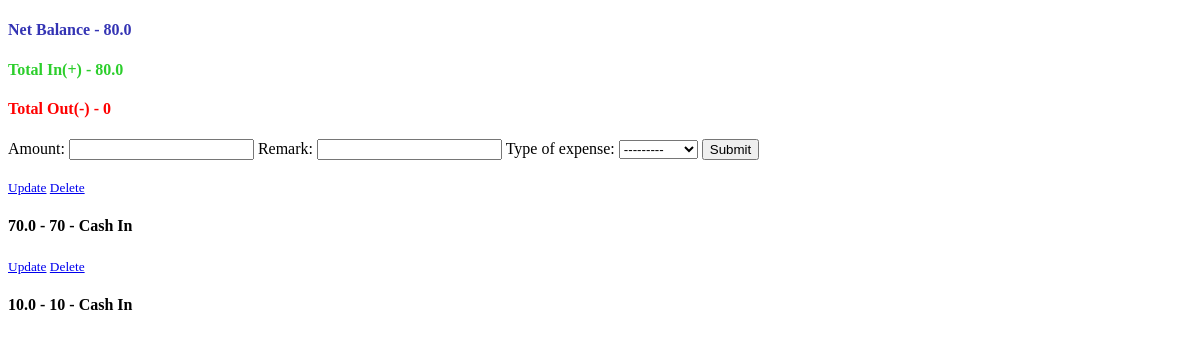
Before: /myexp/book-expenses/School Expenses (signed in) with the older database file.
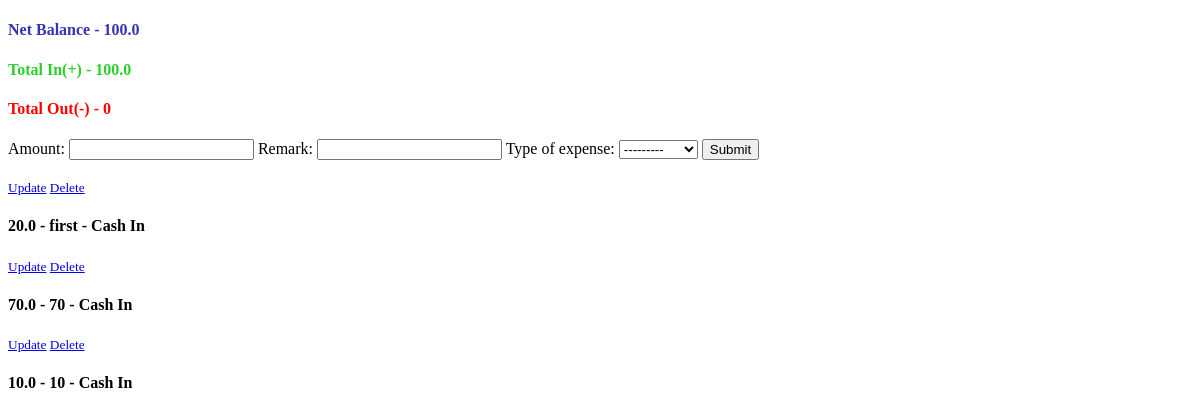
After: the same page with the newer database file.
### my_expenses/models.py (models this page shows, shortened)
class Expense(models.Model):
    kinds = (
        ("Cash In", "Cash In"),
        ("Cash Out", "Cash Out")
    )
    id = models.UUIDField(primary_key=True, default=uuid.uuid4, editable=False)
    user = models.ForeignKey(User, null=True, on_delete=models.SET_NULL)
    amount = models.FloatField()
    remark = models.CharField(max_length=200, default="")
    project = models.ForeignKey(Book, null=True, on_delete=models.SET_NULL)
    type_of_expense = models.CharField(max_length=100, null=True, choices=kinds)
    date_created = models.DateTimeField(auto_now_add=True)
    date_modified = models.DateTimeField(auto_now=True)
    class Meta:
        ordering = ["-date_created"]

### my_expenses/views.py (the view)
# urls.py: path("book-expenses/<str:name>", project_expenses, name="book_expense"),
def project_expenses(request, name):
    user = request.user
    book = Book.objects.get(name=name)
    expenses = book.expense_set.filter(user=user)
    cash_in = []
    cash_out = []
    for i in expenses:
        if i.type_of_expense == "Cash In":
           cash_in.append(i.amount)
        elif i.type_of_expense == "Cash Out":
            cash_out.append(i.amount)
    sum_cash_in = sum([i for i in cash_in])
    sum_cash_out = sum([i for i in cash_out])
    total_out = str(sum_cash_out).strip("-")
    balance = -(sum_cash_out) + sum_cash_in
    forms = ExpenseForm(initial={"user":user, "project":book})
    instance_model = user
    if request.method == "POST":
        forms = ExpenseForm(request.POST)
        if forms.is_valid():
            forms.save()
            return redirect("book_expense", book.name)
    context = {
            "expenses":expenses, "total_in":sum_cash_in, "total_out":total_out,
            "balance":balance, "forms":forms
            }
    return render(request, "index.html", context)

### my_expenses/forms.py
class ExpenseForm(forms.ModelForm):
    class Meta:
        model = Expense
        fields = "__all__"
        widgets = {"user":forms.HiddenInput(), "project":forms.HiddenInput()}

### my_expenses/templates/index.html (shortened to what this page needs)
<!DOCTYPE html>
<html lang="en">
<head>
</head>
<body>
    <h4 style="color: rgb(52, 52, 180);">Net Balance - {{balance}}</h4>
    <h4 style="color: rgb(44, 206, 44);">Total In(+) - {{total_in}}</h4>
    <h4 style="color: red;">Total Out(-) - {{total_out}}</h4>
    <form method="POST">{% csrf_token %}
        {{forms}}
        <button type="submit">Submit</button>
    </form><br>
    {% for i in expenses %}
    <article class="media content-section">
        <div class="media-body">
        <div class="article-metadata">
            <small>
                <a href="{% url 'detail' i.id %}">Update</a>
            </small>
            <small>
                <a href="{% url 'delete' i.id %}">Delete</a>
            </small>
        </div>
        <h4>{{i.amount}} - {{i.remark}} - {{i.type_of_expense}}
        </h4>
        </div>
    </article>
    {% endfor %}
</body>
</html>

Changed rows visible on the page:
added Expense: amount "20.0", remark "first", type_of_expense "Cash In"
Other visible differences:
{{ balance }}: "80.0" → "100.0"
{{ total_in }}: "80.0" → "100.0"
